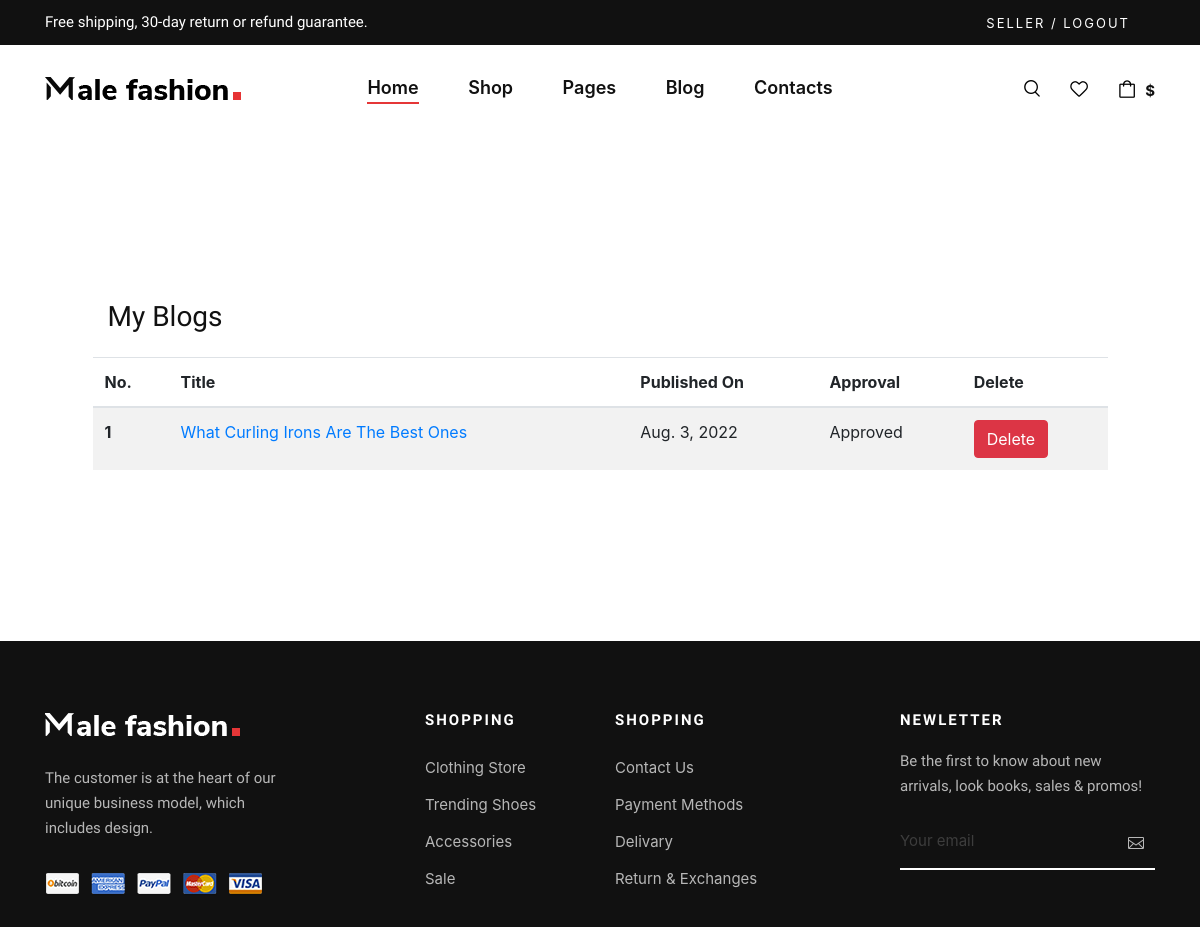
Page /blog/my_blog (signed in) on the earlier database version.
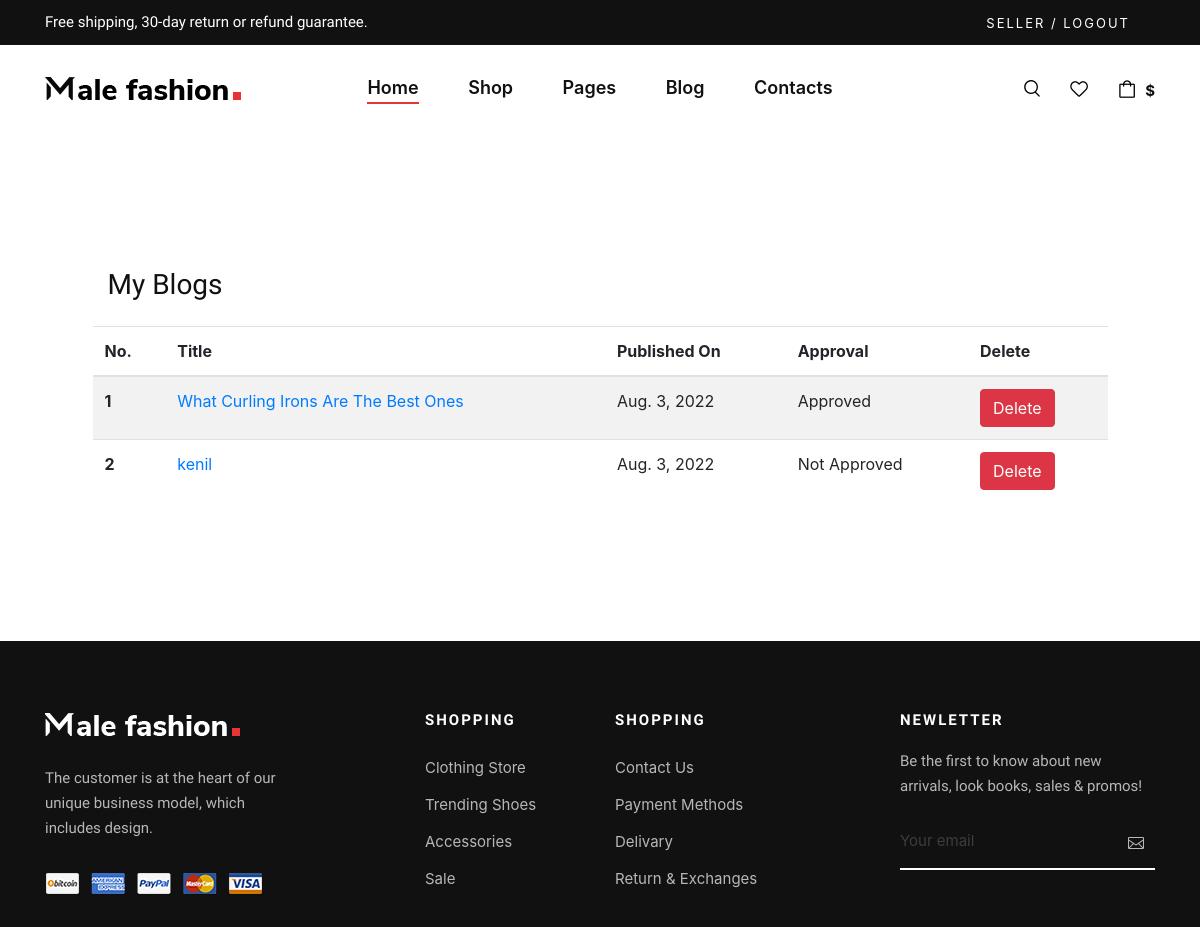
Same page on the later database version.
### blogapp/models.py (models this page shows, shortened)
class Blogs(models.Model):
    user = models.ForeignKey(My_User,on_delete=models.CASCADE)
    profile = models.ForeignKey(Blogger_Profile, on_delete=models.CASCADE,blank=True,null=True)
    title = models.CharField(max_length=255)
    pub_date = models.DateField(auto_now_add=True)
    b_image = models.ImageField(upload_to = 'Blogs')
    images = models.FileField(blank=True)
    descriptions = RichTextField(blank=True,null=True)
    is_approved = models.BooleanField(default=False)
    del_approve = models.BooleanField(default=False)
    count = models.IntegerField(default=0)

### blogapp/views.py (the view)
# urls.py: path('my_blog', views.my_blogs, name='my_blog'),
def my_blogs(request):
    data = Blogs.objects.filter(user = request.user.id)
    context = {
        'data': data,
    }
    return render(request, 'blogapp/my-blogs.html', context)

### Auths/models.py (called while the page is built)
    def __str__(self):
        return self.username

### templates/blogapp/my-blogs.html
{% extends "base.html" %} {% load static %} {% block content %}
<div class="container h-50 mt-5 mb-5">
    <div class="row d-flex justify-content-center align-items-center h-100">
        <div class="col-lg-12 col-xl-11">
            {% if data %}
            <div class="col-md-10 col-lg-6 col-xl-5 order-2 order-lg-1">
                <h3 class='title mb-4'>My Blogs</h3>
            </div>
            <table class="table table-striped table-hover">
                <thead>
                    <tr>
                        <th scope="col">No.</th>
                        <th scope="col">Title</th>
                        <th scope="col">Published On</th>
                        <th scope="col">Approval</th>
                        <th scope="col">Delete</th>
                    </tr>
                </thead>
                <tbody>
                    {% for i in data %}
                    <tr>
                        <th scope="row">{{ forloop.counter }}</th>
                        <td>
                            <a href="{% url 'blog_detail' i.id%}">{{ i.title }}</a></td>
                        <td>{{ i.pub_date }}</td>
                        <td>{{ i.is_approved|yesno:"Approved,Not Approved" }}</td>
                        <td>
                            <a href="{% url 'blog_delete' i.id %}"><button class="btn btn-danger" onclick="alert('Delete')" title="Delete">Delete</button></a>
                        </td>
                    </tr>
                    {% endfor %}
                </tbody>
            </table>
            {% else %}
            <div class="col-md-10 col-lg-6 col-xl-5 order-2 order-lg-1">
                <h3 class='title mb-4'>No Blogs Posted</h3>
                <h4> Click Here To Add Your <span><a href="{% url 'blog_post' %}">Blogs</a></span> </h4>
            </div> {% endif %}
        </div>
    </div>
</div>
{% endblock content %}

Differences in the rows shown:
added Blogs: title "kenil", pub_date "Aug. 3, 2022", is_approved "Not Approved"
